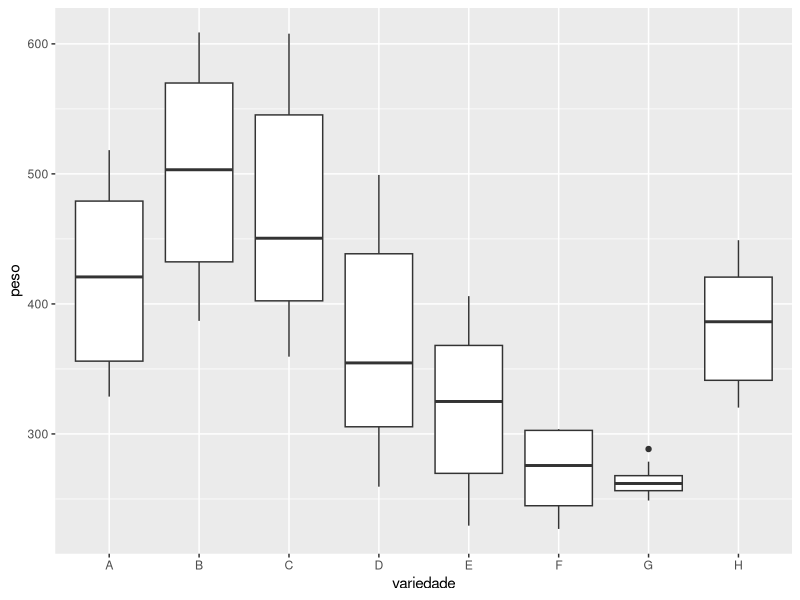
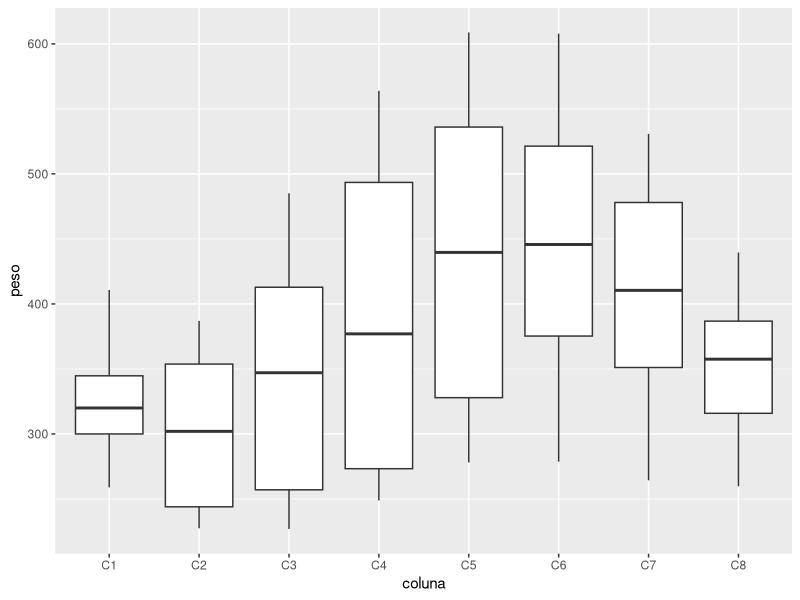
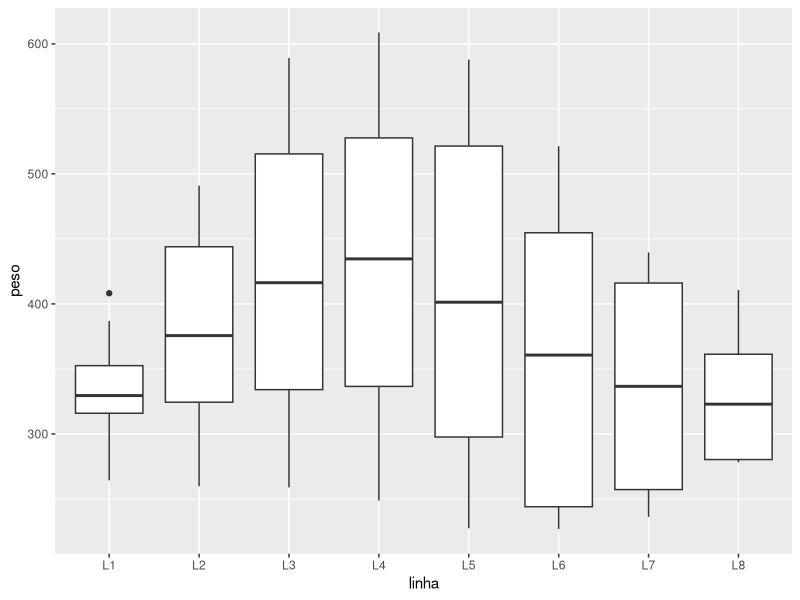

Generate these figures, in order, with R: (Note: this script raises an error after producing the figures.)
# trabalho 3
# delineamento em quadrados latinos

# Experimento: Comparar a produção de 8 variedades de cana-de-açúcar.
# A fim de controlar o efeito de fertilidade do solo, foi utilizado
# o delineamento em blocos, dividindo a área em linhas em colunas,
# de modo a obter uma planta por célula (linha, coluna).

# Unidade experimental: cana de acucar
# Variável resposta: 
# Níveis: variedades
# Blocos: 
# Número de blocos: 8
# Repetições por fator: 8

require(dplyr)
require(tidyr)
require(ggplot2)

set.seed(1)

linha <- rep(paste0("L", 1:8), each = 8)
coluna <- rep(paste0("C", 1:8), 8)

dados <- data_frame(linha, coluna)

dados <- dados %>% 
  mutate(variedade = c(LETTERS[c(1:8, 
                                 8, 1:7,
                                 7:8, 1:6,
                                 6:8, 1:5,
                                 5:8, 1:4,
                                 4:8, 1:3,
                                 3:8, 1:2,
                                 2:8, 1)])) # %>% 
  # spread(key = coluna, value = variedade)
  
# média global
mu <- 300

dados <- dados %>% 
  mutate(efeito_linha = case_when(
    linha == "L1" ~ 10,
    linha == "L2" ~ 50,
    linha == "L3" ~ 95,
    linha == "L4" ~ 100,
    linha == "L5" ~ 80,
    linha == "L6" ~ 30,
    linha == "L7" ~ 10,
    linha == "L8" ~ 0),
  efeito_coluna = case_when(
    coluna == "C1" ~ -25,
    coluna == "C2" ~ -50,
    coluna == "C3" ~ -10,
    coluna == "C4" ~ 35,
    coluna == "C5" ~ 85,
    coluna == "C6" ~ 100,
    coluna == "C7" ~ 50,
    coluna == "C8" ~ 0),
  efeito_linha_coluna = efeito_linha + efeito_coluna,
  peso = case_when(
    variedade == "A" ~  mu + efeito_linha_coluna + rnorm(8, 50, 10),
    variedade == "B" ~  mu + efeito_linha_coluna + rnorm(8, 130, 10),
    variedade == "C" ~  mu + efeito_linha_coluna + rnorm(8, 100, 10),
    variedade == "D" ~  mu + efeito_linha_coluna + rnorm(8, 0, 10),
    variedade == "E" ~  mu + efeito_linha_coluna + rnorm(8, -50, 10),
    variedade == "F" ~  mu + efeito_linha_coluna + rnorm(8, -100, 10),
    variedade == "G" ~  mu + efeito_linha_coluna + rnorm(8, -110, 10),
    variedade == "H" ~  mu + efeito_linha_coluna + rnorm(8, 10, 10))
  )

dados %>% 
  ggplot(aes(x = variedade, y = peso)) + 
  geom_boxplot()

dados %>% 
  ggplot(aes(x = coluna, y = peso)) + 
  geom_boxplot()

dados %>% 
  ggplot(aes(x = linha, y = peso)) + 
  geom_boxplot()



# Ajustando o modelo ------------------------------------------------------

mod <- aov()
